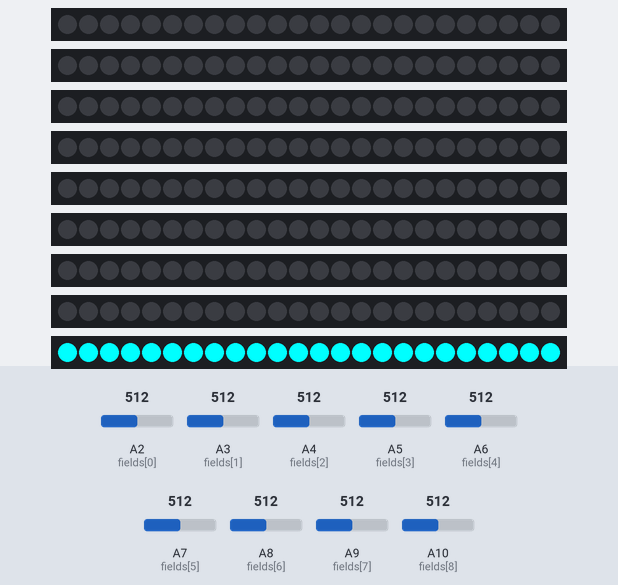
Bench run of a sketch on a simulated Arduino Mega 2560, built with avr-gcc and run on an emulated ATmega2560. Parts: 9 × 24 RGB LEDs in strip order, left to right. The test bench sets the inputs (shaded band); at power-on: A2 (fields[0]) = 512, A3 (fields[1]) = 512, A4 (fields[2]) = 512, A5 (fields[3]) = 512, A6 (fields[4]) = 512, A7 (fields[5]) = 512, A8 (fields[6]) = 512, A9 (fields[7]) = 512, A10 (fields[8]) = 512. Colours are those a GRB WS2812 strip shows for the declared byte order.

Above: at 3.3 s.
5.3 s: A2 (fields[0]) set to 591
7.7 s: A2 (fields[0]) set to 620
At 8.6 s:
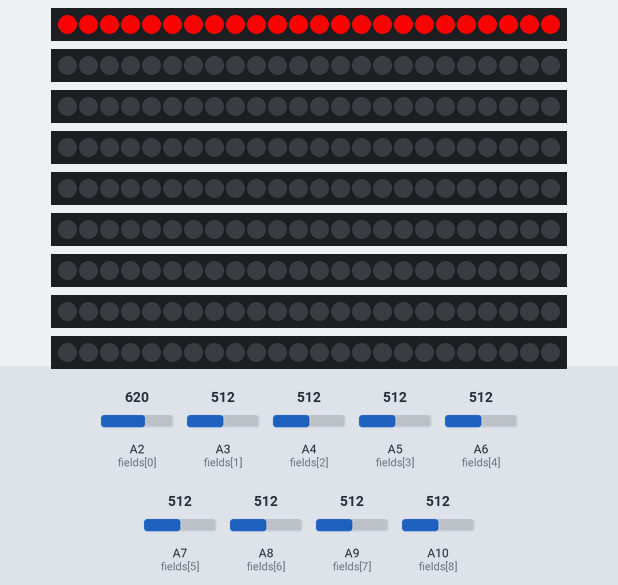
10.1 s: A3 (fields[1]) set to 589
13.2 s: A3 (fields[1]) set to 611
At 14.9 s:
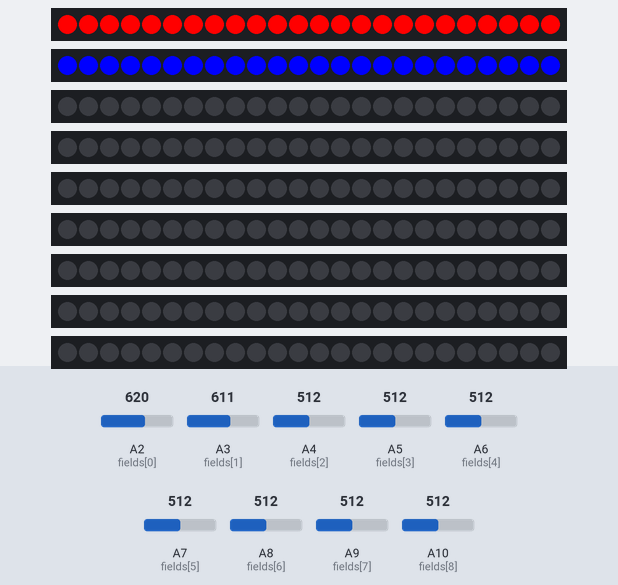
15.6 s: A4 (fields[2]) set to 594
18.0 s: A4 (fields[2]) set to 621
At 18.4 s:
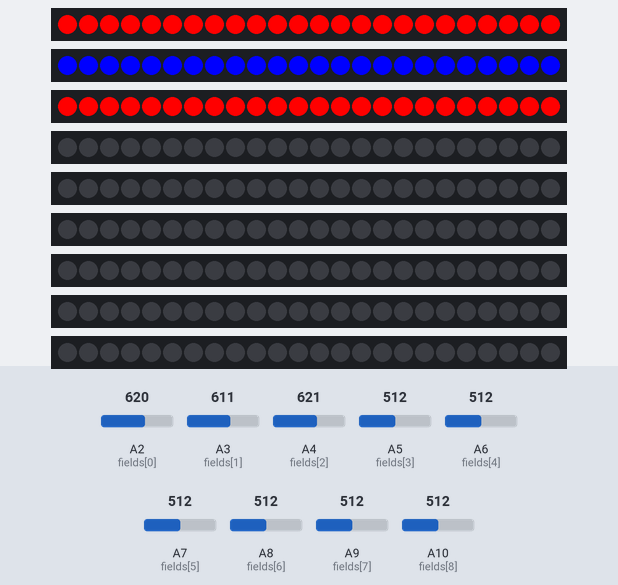
Timing chart, 0 to 21.0 s (numbered marks = the images above; inputs shaded):
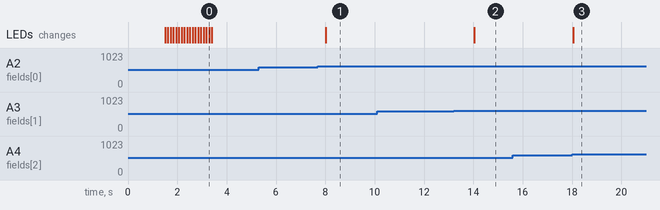

The sketch:

TestSenzoriLed.ino
```cpp
#include <FastLED.h>

#define NUM_FIELDS 9
#define NUM_LEDS_PER_STRIP 24
#define NUM_STRIPS 9
#define BRIGHTNESS 255
#define LED_TYPE WS2811
#define COLOR_ORDER RGB

int fields[NUM_FIELDS] = { A2, A3, A4, A5, A6, A7, A8, A9, A10 };
int initialValues[NUM_FIELDS];
int gameState[NUM_FIELDS];
CRGB leds[NUM_STRIPS][NUM_LEDS_PER_STRIP];
int activationCount = 0;
const int winCombinations[8][3] = {
  { 0, 1, 2 },
  { 3, 4, 5 },
  { 6, 7, 8 },
  { 0, 3, 6 },
  { 1, 4, 7 },
  { 2, 5, 8 },
  { 0, 4, 8 },
  { 2, 4, 6 }
};
void resetAllLeds(CRGB color = CRGB(0, 0, 0));

void setup() {
  delay(1500);

  FastLED.addLeds<WS2812B, 2>(leds[0], NUM_LEDS_PER_STRIP);
  FastLED.addLeds<WS2812B, 3>(leds[1], NUM_LEDS_PER_STRIP);
  FastLED.addLeds<WS2812B, 4>(leds[2], NUM_LEDS_PER_STRIP);
  FastLED.addLeds<WS2812B, 5>(leds[3], NUM_LEDS_PER_STRIP);
  FastLED.addLeds<WS2812B, 6>(leds[4], NUM_LEDS_PER_STRIP);
  FastLED.addLeds<WS2812B, 7>(leds[5], NUM_LEDS_PER_STRIP);
  FastLED.addLeds<WS2812B, 8>(leds[6], NUM_LEDS_PER_STRIP);
  FastLED.addLeds<WS2812B, 9>(leds[7], NUM_LEDS_PER_STRIP);
  FastLED.addLeds<WS2812B, 10>(leds[8], NUM_LEDS_PER_STRIP);

  // treptanje led traka na početku
  for (int j = 0; j < NUM_STRIPS; j++) {
    setStripColor(j, CRGB(255, 0, 255));
    delay(100);
    setStripColor(j, CRGB(0, 0, 0));
    delay(100);
  }

  // Inicijalizacija input pinova
  for (int i = 0; i < NUM_FIELDS; i++) {
    pinMode(fields[i], INPUT);
    initialValues[i] = analogRead(fields[i]);
    gameState[i] = 0;  // Inicijaliziraj sva polja kao praznih
  }
  Serial.begin(9600);
  delay(500);
}

void loop() {
  int ledIndex = getMaxChangeIndex();

  if (ledIndex != -1) {

    int player = (activationCount % 2) + 1;  // promijeni igrača
    gameState[ledIndex] = player;            //postavi vrijednost u niz stanja igre ovisno o igraču

    CRGB color = (player == 1) ? CRGB(0, 255, 0) : CRGB(0, 0, 255);  // postavi boju ovisno o igraču

    // Osvijetli odabrano polje
    setStripColor(ledIndex, color);

    // Provjeri postoji li pobjeda
    int winIndex = checkWin();
    if (winIndex != -1) {
      // Treptanje pobjedničke kombinacije i resetiranje igre
      blinkWinningCombination(winIndex, color, 3, 500);
      delay(3000);
      resetGame();
    } else if (isBoardFull()) {
        delay(3000);
        resetGame();
    }

    activationCount++;
  }

  delay(2000);
}

int getMaxChangeIndex() {
  int maxChange = 0;
  int secondMaxChange = 0;
  int maxIndex = -1;

  for (int i = 0; i < NUM_FIELDS; i++) {
    if (gameState[i] != 0) continue;  // Preskoči već zauzeta polja

    int currentValue = analogRead(fields[i]);
    int change = currentValue - initialValues[i];

    if (change > maxChange) {
      secondMaxChange = maxChange;
      maxChange = change;
      maxIndex = i;
    }
  }

  if (maxChange > 90 && maxChange > (secondMaxChange + 30)) {
    return maxIndex;
  } else {
    return -1;
  }
}

// Funkcija za provjeru pobjede
int checkWin() {
  for (int i = 0; i < 8; i++) {
    int a = winCombinations[i][0];
    int b = winCombinations[i][1];
    int c = winCombinations[i][2];

    if (gameState[a] != 0 && gameState[a] == gameState[b] && gameState[b] == gameState[c]) {
      return i;  // Vrati indeks dobitne kombinacije
    }
  }
  return -1;
}

void blinkWinningCombination(int winIndex, CRGB color, int blinkCount, int blinkDelay) {
  bool inWinningCombination[NUM_STRIPS] = { false };

  for (int i = 0; i < 3; i++) {
    int ledIndex = winCombinations[winIndex][i];
    inWinningCombination[ledIndex] = true;
  }

  for (int strip = 0; strip < NUM_STRIPS; strip++) {
    if (!inWinningCombination[strip]) {
      setStripColor(strip, CRGB(0, 0, 0));
    }
  }

  for (int blink = 0; blink < blinkCount; blink++) {
    for (int i = 0; i < 3; i++) {
      int ledIndex = winCombinations[winIndex][i];
      setStripColor(ledIndex, color);
    }
    delay(blinkDelay);

    for (int i = 0; i < 3; i++) {
      int ledIndex = winCombinations[winIndex][i];
      setStripColor(ledIndex, CRGB(0, 0, 0));
    }
    delay(blinkDelay);
  }

  for (int i = 0; i < 3; i++) {
    int ledIndex = winCombinations[winIndex][i];
    setStripColor(ledIndex, color);
  }
}

void resetGame() {
  resetAllLeds();
  for (int i = 0; i < NUM_FIELDS; i++) {
    gameState[i] = 0;  // postavi sva polja kao prazna polja
  }
  activationCount = 0;
  delay(500);
}

bool isBoardFull() {
  for (int i = 0; i < NUM_FIELDS; i++) {
    if (gameState[i] == 0) {
      return false;
    }
  }
  return true;  // Ne postoji više slobodnih polja za igru
}

void setStripColor(int stripIndex, CRGB color) {
  for (int i = 0; i < NUM_LEDS_PER_STRIP; i++) {
    leds[stripIndex][i] = color;
  }
  FastLED.show();
}

void resetAllLeds(CRGB color) {
  for (int strip = 0; strip < NUM_STRIPS; strip++) {
    setStripColor(strip, color);
  }
}
```

Measured:
- the behaviour switches between 602 and 603 on A2 (fields[0]) (found by bisection; images 0 and 1)
- the behaviour switches between 602 and 603 on A3 (fields[1]) (found by bisection; images 1 and 2)
- the behaviour switches between 602 and 603 on A4 (fields[2]) (found by bisection; images 2 and 3)
- after the input at 5.3 s, every drawn part: stays the same
- after the input at 7.7 s, the LEDs: change after 0.32 s (image 1)
- after the input at 10.1 s, every drawn part: stays the same
- after the input at 13.2 s, the LEDs: change after 0.83 s (image 2)
- after the input at 15.6 s, every drawn part: stays the same
- after the input at 18.0 s, the LEDs: change at once (image 3)
